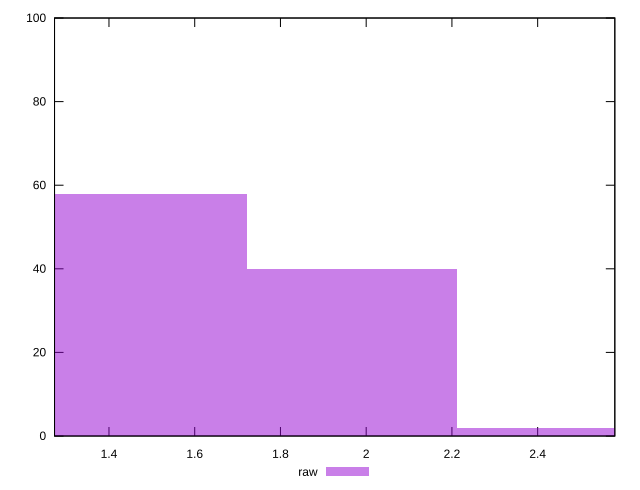

Write gnuplot code to recreate this figure.
reset

$raw <<EOF
1.9669914684488417 40
1.4752436013366312 58
2.4587393355610523 2
EOF

set key outside below
set boxwidth 0.4917478671122104
set xrange [1.273:2.58]
set yrange [0:100]
set trange [0:100]
set style fill transparent solid 0.5 noborder
set terminal svg size 640, 490 enhanced background rgb 'white'
set output "reprap/server-response-time/samples/pages+cached+noexternal+nofonts+nosvg+noimg/raw/histogram.svg"

plot $raw title "raw" with boxes

reset
